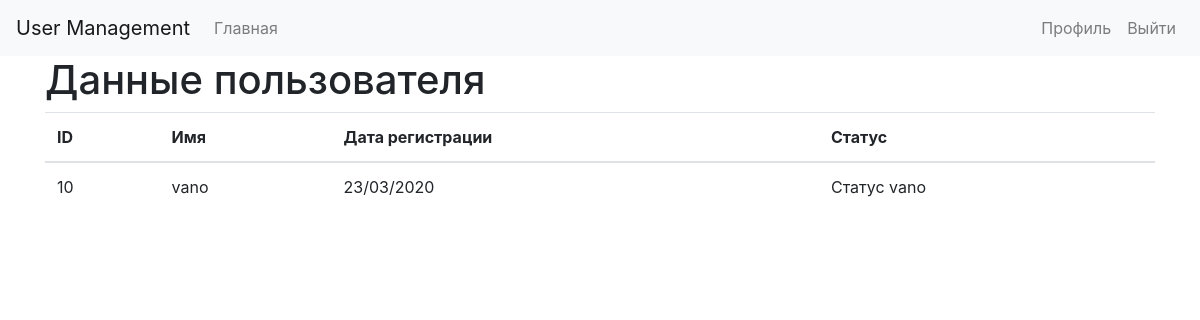
/user_profile.php?id=10 (signed in), run on the app's committed database.
### tables this page shows
CREATE TABLE `users` (
  `id` int(11) NOT NULL,
  `name` varchar(255) NOT NULL,
  `status` varchar(255) DEFAULT NULL,
  `email` varchar(255) NOT NULL,
  `date` timestamp NOT NULL DEFAULT CURRENT_TIMESTAMP,
  `group_id` int(11) NOT NULL DEFAULT '1',
  `password` varchar(255) NOT NULL
);

### classes/DataBase.php (called while the page is built, shortened)
<?php
class DataBase
{
    private static $instance = null;
    private $pdo, $query, $error = false, $results, $count;
    private function __construct($pdo)
    {
        try
        {
            $this->pdo = $pdo;
        }
        catch(PDOException $exception)
        {
            die($exception->getMessage());
        }
    }
    public static function getInstance()
    {
        if(!isset(self::$instance))
        {
            self::$instance = new self( new PDO("mysql:host=" . Config::get('mysql.host') . "; dbname=" . Config::get('mysql.database'), Config::get('mysql.username'), Config::get('mysql.password')) );
        }
        return self::$instance;
    }
    public function query($sql, $params = [])
    {
        $this->error = false;
        $this->query = $this->pdo->prepare($sql);
        if( count($params) )
        {
            $i = 1;
            foreach ($params as $param)
            {
                $this->query->bindValue($i, $param);
                $i++;
            }
        }
        if(!$this->query->execute())
        {
            $this->error = true;
        }
        else
        {
            $this->results = $this->query->fetchAll(PDO::FETCH_OBJ);
            $this->count = $this->query->rowCount();
        }
        return $this;
    }
    public function error()
    {
        return $this->error;
    }
    public function results()
    {
        return $this->results;
    }
    public function first()
    {
        return $this->results()[0];
    }
    public function count()
    {
        return $this->count;
    }
    public function get($table, $where = [])
    {
        return $this->action("SELECT *", $table, $where);
    }
    public function action($action, $table, $where = [])
    {
        if( count($where) === 3 )
        {
            $operators = ['=', '>', '<', '>=', '<='];
            $field = $where[0];
            $operator = $where[1];
            $value = $where[2];
            if( in_array($operator, $operators) )
            {
                $sql = "$action FROM $table WHERE $field $operator ?";
                if( !$this->query($sql, [$value])->error() )
                {
                    return $this;
                }
            }
        }
        return false;
    }
}

### classes/Config.php (called while the page is built)
<?php
class Config
{
    public static function get($path = null)
    {
        if($path)
        {
            $config = $GLOBALS['config'];
            $path = explode('.', $path);
            foreach ($path as $item)
            {
                if(isset($config[$item]))
                    $config = $config[$item];
            }
            return $config;
        }
        return false;
    }
}

### classes/User.php (called while the page is built, shortened)
<?php
class User
{
    private $db, $data, $session_name, $isLoggedIn, $cookieName;
    public function __construct($user = null)
    {
        $this->db = DataBase::getInstance();
        $this->session_name = Config::get('session.user_session');
        if(!$user)
        {
            if(Session::exists($this->session_name)) {
                $user = Session::get($this->session_name);
                if($this->find($user))
                {
                    $this->isLoggedIn = true;
                }
            }
        }
        else
        {
            $this->find($user);
        }
    }
    public function find($value = null)
    {
        if(is_numeric($value))
        {
            $this->data = $this->db->get('users', ['id', '=', $value])->first();
        }
        else
        {
            $this->data = $this->db->get('users', ['email', '=', $value])->first();
        }
        if($this->data)
        {
            return true;
        }
        return false;
    }
    public function isLoggedIn()
    {
        return $this->isLoggedIn;
    }
}

### classes/Session.php (called while the page is built, shortened)
<?php
class Session
{
    public static function exists($name)
    {
        return (isset($_SESSION[$name])) ? true : false;
    }
    public static function get($name)
    {
        return $_SESSION[$name];
    }
}

### classes/Input.php (called while the page is built, shortened)
<?php
class Input
{
    public static function get($item)
    {
        if(isset($_POST[$item]))
            return $_POST[$item];
        elseif (isset($_GET[$item]))
            return $_GET[$item];
        return '';
    }
}

### user_profile.php (the view, shortened to what this page needs)
<?php
if(Input::exists('get'))
    $userCurrent = DataBase::getInstance()->get('users', ['id', '=', Input::get('id')])->first();
$user = new User;
?>
<!DOCTYPE html>
<html lang="en">
<head>
  <link rel="stylesheet" href="https://stackpath.bootstrapcdn.com/bootstrap/4.4.1/css/bootstrap.min.css">
</head>
<body>
  <nav class="navbar navbar-expand-lg navbar-light bg-light">
      <a class="navbar-brand" href="/">User Management</a>
      <div class="collapse navbar-collapse" id="navbarSupportedContent">
        <ul class="navbar-nav mr-auto">
          <li class="nav-item">
            <a class="nav-link" href="/">Главная</a>
          </li>
        </ul>
        <ul class="navbar-nav">
            <?php
            if($user->isLoggedIn())
            {
                echo '<li class="nav-item"><a href="/profile.php" class="nav-link">Профиль</a></li>';
                echo '<li class="nav-item"><a href="/logout.php" class="nav-link">Выйти</a></li>';
            }
            else
            {
                echo '<li class="nav-item"><a href="/login.php" class="nav-link">Войти</a></li>';
                echo '<li class="nav-item"><a href="/register.php" class="nav-link">Регистрация</a></li>';
            }
            ?>
        </ul>
      </div>
    </nav>
   <div class="container">
     <div class="row">
       <div class="col-md-12">
         <h1>Данные пользователя</h1>
         <table class="table">
           <thead>
             <th>ID</th>
             <th>Имя</th>
             <th>Дата регистрации</th>
             <th>Статус</th>
           </thead>
           <tbody>
            <?php if(is_object($userCurrent)):?>
             <tr>
               <td><?php echo $userCurrent->id?></td>
               <td><?php echo $userCurrent->name?></td>
               <td><?php echo date('d/m/Y', strtotime($userCurrent->date))?></td>
               <td><?php echo $userCurrent->status?></td>
             </tr>
            <?php endif?>
           </tbody>
         </table>
       </div>
     </div>
   </div>
</body>
</html>

### data on the page
users: id "10", name "vano", date "23/03/2020", status "Статус vano"
